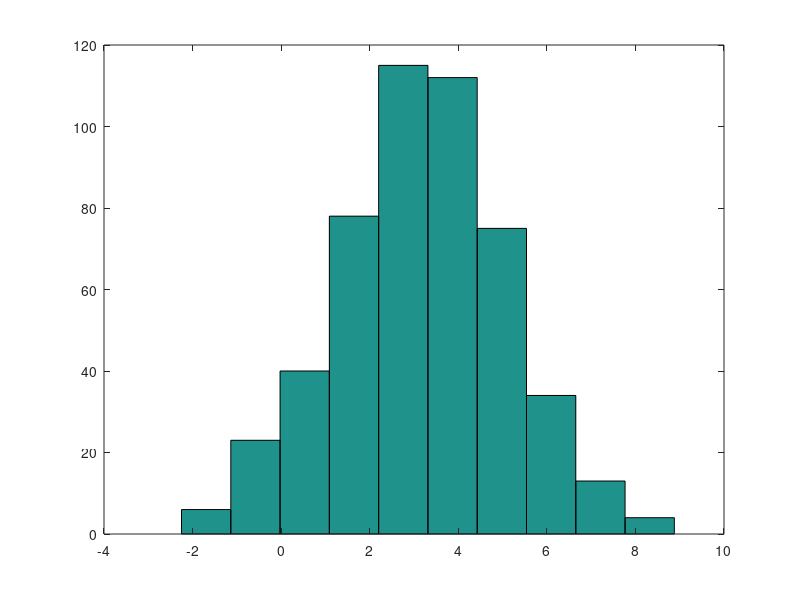
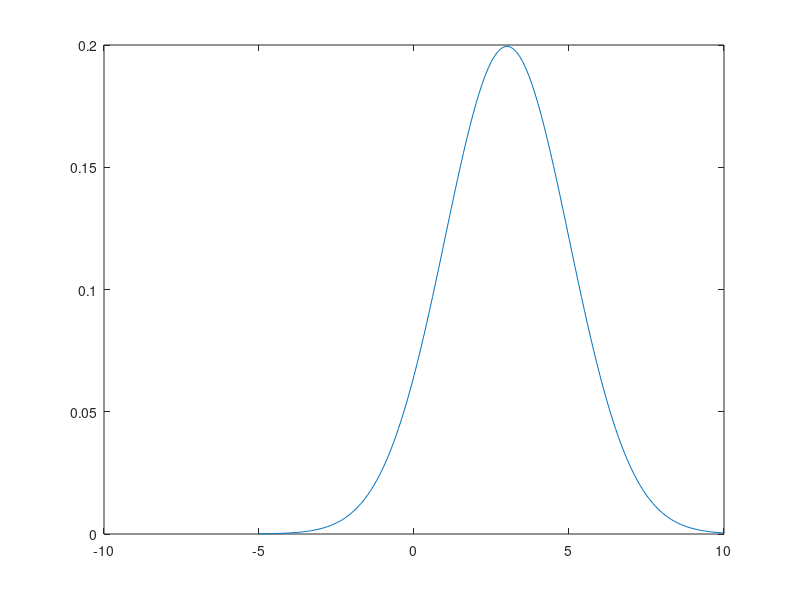

Source code (MATLAB) for these figures, in order:
clc
clear all
close all
normrnd(3,2,[6 1])
randn('state',255)
z=normrnd(3,2,[500 1])
clf
hist(z) 
figure
x=-5:.1:10;
y=normpdf(x,3,2);
plot(x,y) 
	
